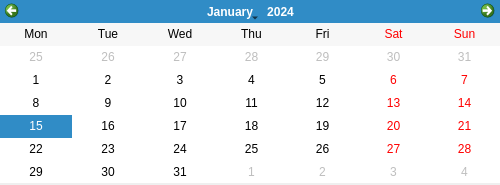
<?xml version="1.0" encoding="UTF-8"?>
<ui version="4.0">
 <class>DlgCalendar</class>
 <widget class="QDialog" name="DlgCalendar">
  <property name="windowModality">
   <enum>Qt::ApplicationModal</enum>
  </property>
  <property name="geometry">
   <rect>
    <x>0</x>
    <y>0</y>
    <width>500</width>
    <height>185</height>
   </rect>
  </property>
  <property name="minimumSize">
   <size>
    <width>500</width>
    <height>185</height>
   </size>
  </property>
  <property name="maximumSize">
   <size>
    <width>500</width>
    <height>185</height>
   </size>
  </property>
  <property name="windowTitle">
   <string>Selecciona fecha</string>
  </property>
  <property name="windowIcon">
   <iconset>
    <normaloff>../img/house.ico</normaloff>../img/house.ico</iconset>
  </property>
  <property name="modal">
   <bool>true</bool>
  </property>
  <widget class="QCalendarWidget" name="Calendar">
   <property name="geometry">
    <rect>
     <x>0</x>
     <y>0</y>
     <width>500</width>
     <height>183</height>
    </rect>
   </property>
   <property name="minimumSize">
    <size>
     <width>500</width>
     <height>183</height>
    </size>
   </property>
   <property name="maximumSize">
    <size>
     <width>500</width>
     <height>183</height>
    </size>
   </property>
   <property name="verticalHeaderFormat">
    <enum>QCalendarWidget::NoVerticalHeader</enum>
   </property>
  </widget>
 </widget>
 <resources/>
 <connections/>
</ui>
